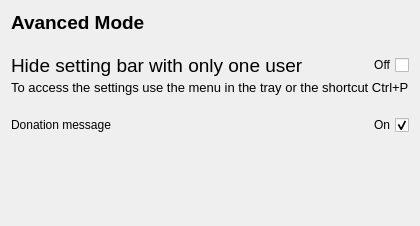
<?xml version="1.0" encoding="UTF-8"?>
<ui version="4.0">
 <class>Avanced</class>
 <widget class="QWidget" name="Avanced">
  <property name="geometry">
   <rect>
    <x>0</x>
    <y>0</y>
    <width>415</width>
    <height>226</height>
   </rect>
  </property>
  <property name="windowTitle">
   <string/>
  </property>
  <layout class="QVBoxLayout" name="verticalLayout">
   <property name="spacing">
    <number>20</number>
   </property>
   <item>
    <widget class="QLabel" name="label">
     <property name="font">
      <font>
       <pointsize>14</pointsize>
       <bold>true</bold>
      </font>
     </property>
     <property name="text">
      <string>Avanced Mode</string>
     </property>
    </widget>
   </item>
   <item>
    <layout class="QGridLayout" name="gridLayout">
     <property name="spacing">
      <number>3</number>
     </property>
     <item row="0" column="0">
      <widget class="QLabel" name="label_2">
       <property name="font">
        <font>
         <pointsize>14</pointsize>
        </font>
       </property>
       <property name="text">
        <string>Hide setting bar with only one user</string>
       </property>
      </widget>
     </item>
     <item row="0" column="1">
      <widget class="QCheckBox" name="hideBarUsers">
       <property name="layoutDirection">
        <enum>Qt::RightToLeft</enum>
       </property>
       <property name="text">
        <string>Off</string>
       </property>
      </widget>
     </item>
     <item row="1" column="0" colspan="2">
      <widget class="QLabel" name="label_3">
       <property name="font">
        <font>
         <pointsize>10</pointsize>
        </font>
       </property>
       <property name="text">
        <string>To access the settings use the menu in the tray or the shortcut Ctrl+P</string>
       </property>
      </widget>
     </item>
    </layout>
   </item>
   <item>
    <layout class="QGridLayout" name="gridLayout_2">
     <property name="topMargin">
      <number>0</number>
     </property>
     <item row="0" column="0">
      <widget class="QLabel" name="label_4">
       <property name="text">
        <string>Donation message</string>
       </property>
      </widget>
     </item>
     <item row="0" column="1">
      <widget class="QCheckBox" name="donationMessage">
       <property name="layoutDirection">
        <enum>Qt::RightToLeft</enum>
       </property>
       <property name="text">
        <string>On</string>
       </property>
       <property name="checked">
        <bool>true</bool>
       </property>
      </widget>
     </item>
    </layout>
   </item>
   <item>
    <spacer name="verticalSpacer">
     <property name="orientation">
      <enum>Qt::Vertical</enum>
     </property>
     <property name="sizeHint" stdset="0">
      <size>
       <width>20</width>
       <height>40</height>
      </size>
     </property>
    </spacer>
   </item>
  </layout>
 </widget>
 <resources/>
 <connections/>
</ui>
